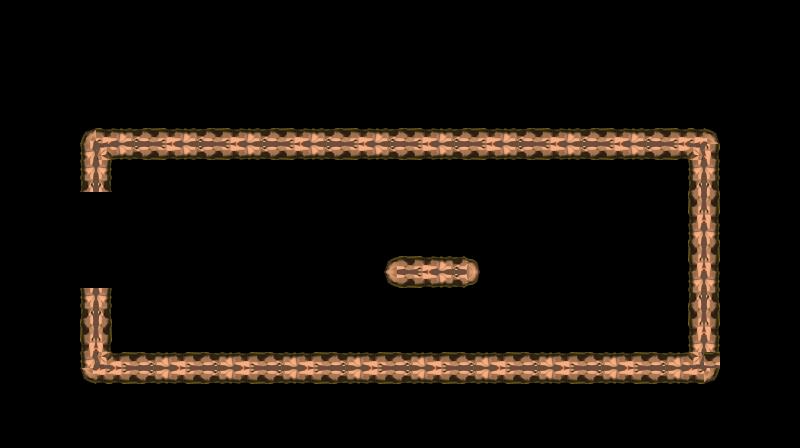

Rendered tile map (Tiled .tmx) drawn with the repository's tilesets; below, a short description and the map source with its tile grids summarised:
An orthogonal 50x28 tile map with 16x16 px tiles, 3 tile layers (LavaLayer, GroundLayer, WallLayer), 4 tilesets and 29 objects.

<map version="1.0" tiledversion="1.1.5" orientation="orthogonal" renderorder="right-down" width="50" height="28" tilewidth="16" tileheight="16" infinite="0" nextobjectid="170">
 <tileset firstgid="1" name="Sand" tilewidth="16" tileheight="16" tilecount="256" columns="32">
  <image source="Tilesets/Sand.png" width="512" height="128" />
 </tileset>
 <tileset firstgid="257" name="Sand" tilewidth="16" tileheight="16" tilecount="256" columns="32">
  <image source="Tilesets/Sand.png" width="512" height="128" />
 </tileset>
 <tileset firstgid="513" name="Rock" tilewidth="16" tileheight="16" tilecount="256" columns="32">
  <image source="Tilesets/Rock.png" width="512" height="128" />
 </tileset>
 <tileset firstgid="769" name="Lava" tilewidth="16" tileheight="16" tilecount="256" columns="32">
  <image source="Tilesets/Lava.png" width="512" height="128" />
 </tileset>
 <layer name="LavaLayer" width="50" height="28">
  <data>[1400 cells, 0 non-empty, 0 distinct tile ids]</data>
 </layer>
 <layer name="GroundLayer" width="50" height="28">
  <data>[1400 cells, 0 non-empty, 0 distinct tile ids]</data>
 </layer>
 <layer name="WallLayer" width="50" height="28">
  <data>[1400 cells, 208 non-empty, 7 distinct tile ids]</data>
 </layer>
 <objectgroup name="Wall">
  <object id="19" x="0" y="446" width="798.667" height="46.6667" />
  <object id="68" x="-49" y="-48" width="49" height="495" />
  <object id="70" x="800" y="-48" width="51" height="495" />
  <object id="135" x="0" y="-46" width="798.667" height="46.6667" />
  <object id="158" x="85.3333" y="139" width="19" height="53" />
  <object id="159" x="85.6667" y="288.667" width="19" height="89.3333" />
  <object id="160" x="85.6666" y="134" width="626.333" height="19" />
  <object id="161" x="694.333" y="134.333" width="19" height="240" />
  <object id="162" x="87.3333" y="359" width="626.333" height="19" />
  <object id="163" x="393.666" y="261.667" width="75.3333" height="20" />
 </objectgroup>
 <objectgroup name="Lava" visible="0" />
 <objectgroup name="Rock" visible="0" />
 <objectgroup name="TiltedGround" visible="0" />
 <objectgroup name="Pans">
  <object id="142" x="32" y="415" />
  <object id="143" x="770" y="415" />
  <object id="144" x="770" y="80" />
  <object id="141" x="32" y="230" />
  <object id="164" x="32" y="80" />
 </objectgroup>
 <objectgroup name="Player">
  <object id="153" x="431" y="230" />
 </objectgroup>
 <objectgroup name="Aliens" visible="0">
  <object id="148" x="351" y="352" />
  <object id="149" x="302" y="352" />
  <object id="150" x="512" y="353" />
  <object id="152" x="559" y="352" />
 </objectgroup>
 <objectgroup name="ChickenEaters" visible="0" />
 <objectgroup name="AnoyingFlies" visible="0">
  <object id="154" x="32" y="255">
   <polyline points="0,0 0,125" />
  </object>
  <object id="155" x="65" y="415">
   <polyline points="0,0 668,1" />
  </object>
  <object id="156" x="762.99" y="382">
   <polyline points="0,0 0.01,-263.167" />
  </object>
  <object id="157" x="734" y="96">
   <polyline points="0,0 -702,1" />
  </object>
 </objectgroup>
 <objectgroup name="TNT" visible="0">
  <object id="147" x="430.667" y="337.333" />
  <object id="165" x="231" y="342" />
  <object id="166" x="614" y="347" />
  <object id="167" x="535" y="352" />
  <object id="169" x="321" y="353" />
 </objectgroup>
</map>
